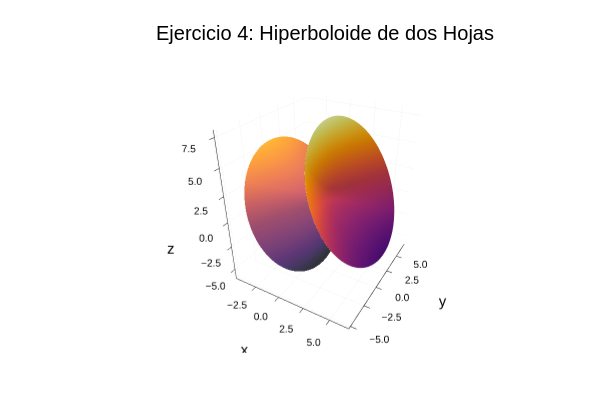

The notebook cell saved with this chart:
### Code cell
println("Graficando Ejercicio 4: Hiperboloide de dos hojas...")

# Redefinimos la matriz y calculamos sus propiedades
A4 = [3.0 0.0 2.0; 0.0 -1.0 0.0; 2.0 0.0 0.0]
K4 = [-10.0, 2.0, -4.0]
f4 = 3.0
D4, P4 = eigen(A4) # D4 = [-1.0, -1.0, 4.0]
if det(P4) < 0; P4[:, 1] .*= -1; end

# --- LÍNEAS CORREGIDAS ---
# Calculamos K' como un vector para asegurar las dimensiones correctas
K_prime_vec = P4' * K4
# Calculamos el centro como un vector simple (3,)
centro_prime = -K_prime_vec ./ (2 .* D4)
# -------------------------

# Parametrización y Gráfica
# La ecuación es 4z''² - x''² - y''² = 3  =>  z''²/(3/4) - x''²/3 - y''²/3 = 1
a = sqrt(3.0)
b = sqrt(3.0)
c = sqrt(3.0 / 4.0)

u = range(0, 2, length=50) # Parámetro para la hipérbola
v = range(0, 2pi, length=100) # Ángulo de revolución

# Puntos para la hoja superior (z'' > 0)
x_dp_sup = [a * sinh(u_val) * cos(v_val) for u_val in u, v_val in v]
y_dp_sup = [b * sinh(u_val) * sin(v_val) for u_val in u, v_val in v]
z_dp_sup = [c * cosh(u_val) for u_val in u, _ in v]
puntos_dp_sup = [x_dp_sup[:]' ; y_dp_sup[:]' ; z_dp_sup[:]' ]

# --- LÍNEA DE TRANSFORMACIÓN CORREGIDA ---
puntos_orig_sup = P4 * (puntos_dp_sup .+ centro_prime)
# ----------------------------------------

# Puntos para la hoja inferior (z'' < 0)
z_dp_inf = [-c * cosh(u_val) for u_val in u, _ in v]
puntos_dp_inf = [x_dp_sup[:]' ; y_dp_sup[:]' ; z_dp_inf[:]' ]
# --- LÍNEA DE TRANSFORMACIÓN CORREGIDA ---
puntos_orig_inf = P4 * (puntos_dp_inf .+ centro_prime)
# ----------------------------------------


# Redimensionamos todo para la gráfica
x_sup = reshape(puntos_orig_sup[1, :], size(x_dp_sup))
y_sup = reshape(puntos_orig_sup[2, :], size(y_dp_sup))
z_sup = reshape(puntos_orig_sup[3, :], size(z_dp_sup))

x_inf = reshape(puntos_orig_inf[1, :], size(x_dp_sup))
y_inf = reshape(puntos_orig_inf[2, :], size(y_dp_sup))
z_inf = reshape(puntos_orig_inf[3, :], size(z_dp_inf))

# Graficamos ambas hojas en la misma figura
grafico4 = surface(x_sup, y_sup, z_sup,
    title="Ejercicio 4: Hiperboloide de dos Hojas",
    xlabel="x", ylabel="y", zlabel="z",
    legend=false, colorbar=true, opacity=0.9
)
surface!(grafico4, x_inf, y_inf, z_inf, colorbar=false) # Añadimos la segunda hoja
display(grafico4)

### Figure 1 — Plotly figure (JSON) as saved in the notebook; plotly's stock layout.template omitted (floating-point values rounded to 4 significant figures; data arrays with more than 128 entries replaced by an {"elided": "..."} marker saying what was removed)
{"data": [{"colorbar": {"len": 0.8657, "title": "", "x": 0.9934, "y": 0.5087}, "colorscale": {"elided": "256x2 mixed values"}, "name": "y1", "opacity": 0.9, "scene": "scene", "showlegend": false, "showscale": false, "type": "surface", "x": {"elided": "50x100 float values"}, "xaxis": "x", "y": {"elided": "50x100 float values"}, "yaxis": "y", "z": {"elided": "50x100 float values"}, "zaxis": "z", "zmax": 8.075, "zmin": -6.075}, {"colorbar": {"len": 0.8657, "title": "", "x": 0.9934, "y": 0.5087}, "colorscale": {"elided": "256x2 mixed values"}, "name": "y2", "opacity": null, "scene": "scene", "showlegend": false, "showscale": false, "type": "surface", "x": {"elided": "50x100 float values"}, "xaxis": "x", "y": {"elided": "50x100 float values"}, "yaxis": "y", "z": {"elided": "50x100 float values"}, "zaxis": "z", "zmax": 8.075, "zmin": -6.075}], "layout": {"annotations": [{"font": {"color": "rgba(0, 0, 0, 1.000)", "family": "sans-serif", "size": 20}, "rotation": 0, "showarrow": false, "text": "Ejercicio 4: Hiperboloide de dos Hojas", "x": 0.5424, "xanchor": "center", "xref": "paper", "y": 1, "yanchor": "top", "yref": "paper"}], "height": 400, "margin": {"b": 20, "l": 0, "r": 0, "t": 20}, "paper_bgcolor": "rgba(255, 255, 255, 1.000)", "plot_bgcolor": "rgba(255, 255, 255, 1.000)", "scene": {"camera": {"eye": {"x": 1.126, "y": -1.95, "z": 1.3}, "projection": "orthographic"}, "domain": {"x": [0.09128, 0.9934], "y": [0.07581, 0.9415]}, "xaxis": {"gridcolor": "rgba(0, 0, 0, 0.100)", "gridwidth": 0.5, "linecolor": "rgba(0, 0, 0, 1.000)", "mirror": false, "range": [-4.723, 6.723], "showgrid": true, "showline": true, "showticklabels": true, "tickangle": 0, "tickcolor": "rgb(0, 0, 0)", "tickfont": {"color": "rgba(0, 0, 0, 1.000)", "family": "sans-serif", "size": 11}, "tickmode": "array", "ticks": "inside", "ticktext": ["−2.5", "0.0", "2.5", "5.0"], "tickvals": [-2.5, 0, 2.5, 5], "title": "x", "titlefont": {"color": "rgba(0, 0, 0, 1.000)", "family": "sans-serif", "size": 15}, "type": "-", "visible": true, "zeroline": false, "zerolinecolor": "rgba(0, 0, 0, 1.000)"}, "yaxis": {"gridcolor": "rgba(0, 0, 0, 0.100)", "gridwidth": 0.5, "linecolor": "rgba(0, 0, 0, 1.000)", "mirror": false, "range": [-5.282, 7.279], "showgrid": true, "showline": true, "showticklabels": true, "tickangle": 0, "tickcolor": "rgb(0, 0, 0)", "tickfont": {"color": "rgba(0, 0, 0, 1.000)", "family": "sans-serif", "size": 11}, "tickmode": "array", "ticks": "inside", "ticktext": ["−5.0", "−2.5", "0.0", "2.5", "5.0"], "tickvals": [-5, -2.5, 0, 2.5, 5], "title": "y", "titlefont": {"color": "rgba(0, 0, 0, 1.000)", "family": "sans-serif", "size": 15}, "type": "-", "visible": true, "zeroline": false, "zerolinecolor": "rgba(0, 0, 0, 1.000)"}, "zaxis": {"gridcolor": "rgba(0, 0, 0, 0.100)", "gridwidth": 0.5, "linecolor": "rgba(0, 0, 0, 1.000)", "mirror": false, "range": [-6.075, 8.075], "showgrid": true, "showline": true, "showticklabels": true, "tickangle": 0, "tickcolor": "rgb(0, 0, 0)", "tickfont": {"color": "rgba(0, 0, 0, 1.000)", "family": "sans-serif", "size": 11}, "tickmode": "array", "ticks": "inside", "ticktext": ["−5.0", "−2.5", "0.0", "2.5", "5.0", "7.5"], "tickvals": [-5, -2.5, 0, 2.5, 5, 7.5], "title": "z", "titlefont": {"color": "rgba(0, 0, 0, 1.000)", "family": "sans-serif", "size": 15}, "type": "-", "visible": true, "zeroline": false, "zerolinecolor": "rgba(0, 0, 0, 1.000)"}}, "showlegend": false, "width": 600}}
